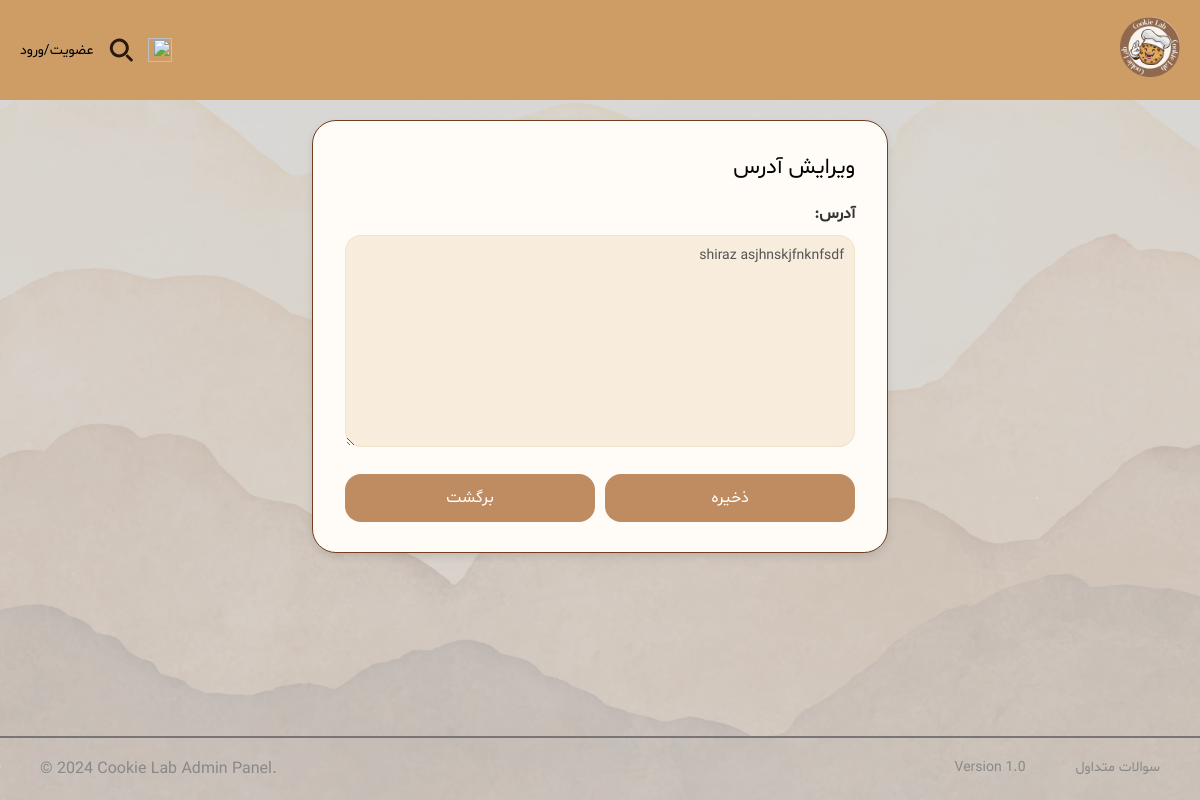
Page /address/1/edit/ on the earlier database version.
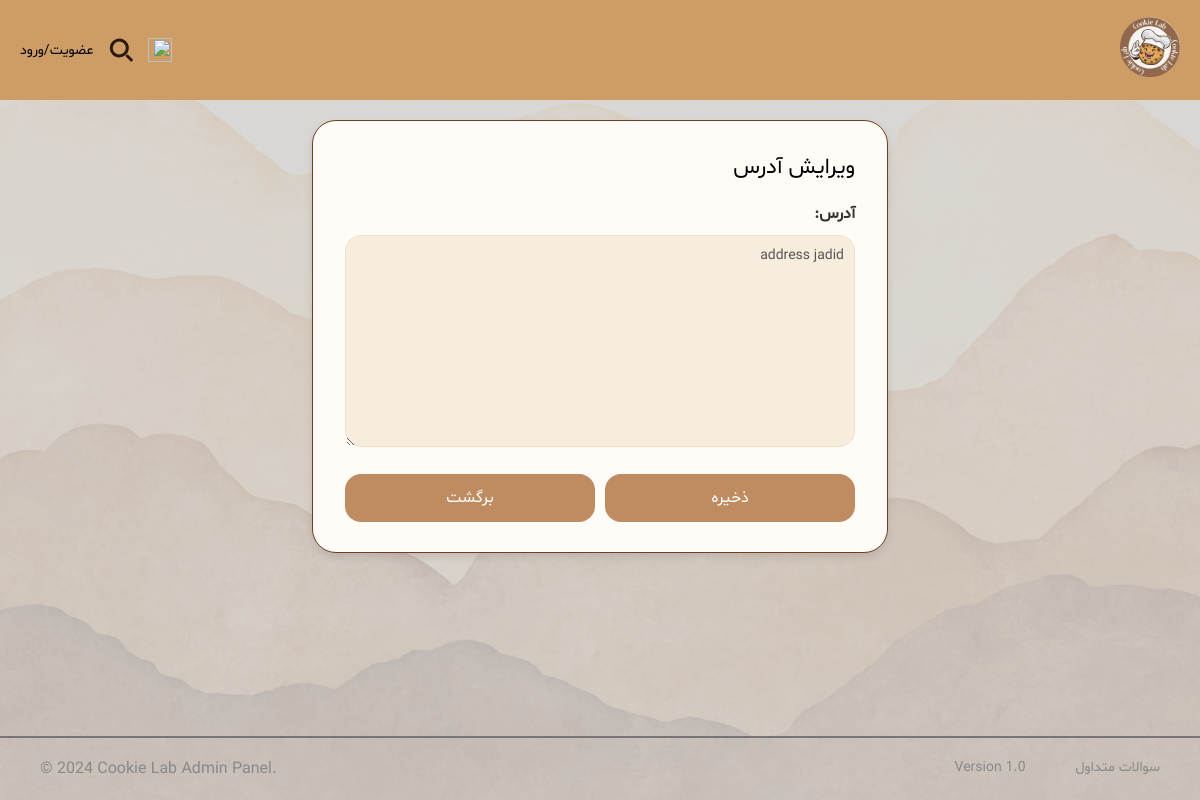
Same page on the later database version.
### shop/models.py (models this page shows, shortened)
class Address(models.Model):
    profile = models.ForeignKey(Profile, on_delete=models.CASCADE, related_name='addresses')  # Link Address to Profile
    address_line = models.TextField(max_length=255)
    is_default = models.BooleanField(default=False)  # Mark if this is the default address

### shop/views.py (the view)
# urls.py: path('address/<int:address_id>/edit/', views.edit_address, name='edit_address'),
def edit_address(request, address_id):
    address = get_object_or_404(Address, id=address_id)
    if request.method == "POST":
        new_address_line = request.POST.get('address_line', '').strip()
        if new_address_line:
            address.address_line = new_address_line
            address.save()
            return redirect('show_addresses', user_id=address.profile.user.id)
    return render(request, 'shop/edit_address.html', {'address': address})

### shop/templates/shop/edit_address.html (shortened to what this page needs)
{% load static %}
<!DOCTYPE html>
<html lang="fa">
<head>
    <link rel="stylesheet" href="{% static 'add_address.css' %}">
</head>
<body>
<header>
    <nav class="navbar_logo">
        <div class="menu">
           <a class="link_logo" href="{% url 'home' %}">
                 <img class="MiniLogo" src="{% static 'Pictures/logo_cropped.png' %}"/>
            </a>
        </div>
        <div class="navbar">
            <a class="enter" href="{% url 'cart' %}">
                <img class="cart" src="{% static 'Pictures/cart.png' %}" width="24px" height="24px"/>
            </a>
            <img class="search" src="{% static 'Pictures/search.svg' %}" width="24px" height="24px"/>
            {% if not user.is_authenticated %}
            <a class="enter" href="{% url 'login' %}">
                عضویت/ورود
            </a>
            {% endif %}
        </div>
    </nav>
</header>
<main>
<div class="container">
    <div class="card">
        <div class="title_add">
            <p>ویرایش آدرس</p>
        </div>
   <form method="post" action="">
   <label for="addressLine" class="form-label">آدرس:</label>
       <textarea rows="10" type="text" class="product_input" id="addressLine" name="address_line" required>{{ address.address_line }}</textarea>
    <div class="button-group">
        <button type="submit" class="login-btn">ذخیره</button>
        <a href="{% url 'show_addresses' user.id %}" class="signup-btn">برگشت</a>
    </div>
</form>
    </div>
</div>
</main>
<footer>
  <div class="footer-content2">
      <div class="footer-content">
          <p>سوالات متداول</p>
      <p>Version 1.0</p>
      </div>
    <p id="copyright">© 2024 Cookie Lab Admin Panel. </p>
  </div>
</footer>
</body>
</html>

Differences in the rows shown:
changed Address: address_line "shiraz asjhnskjfnknfsdf" → "address jadid"
